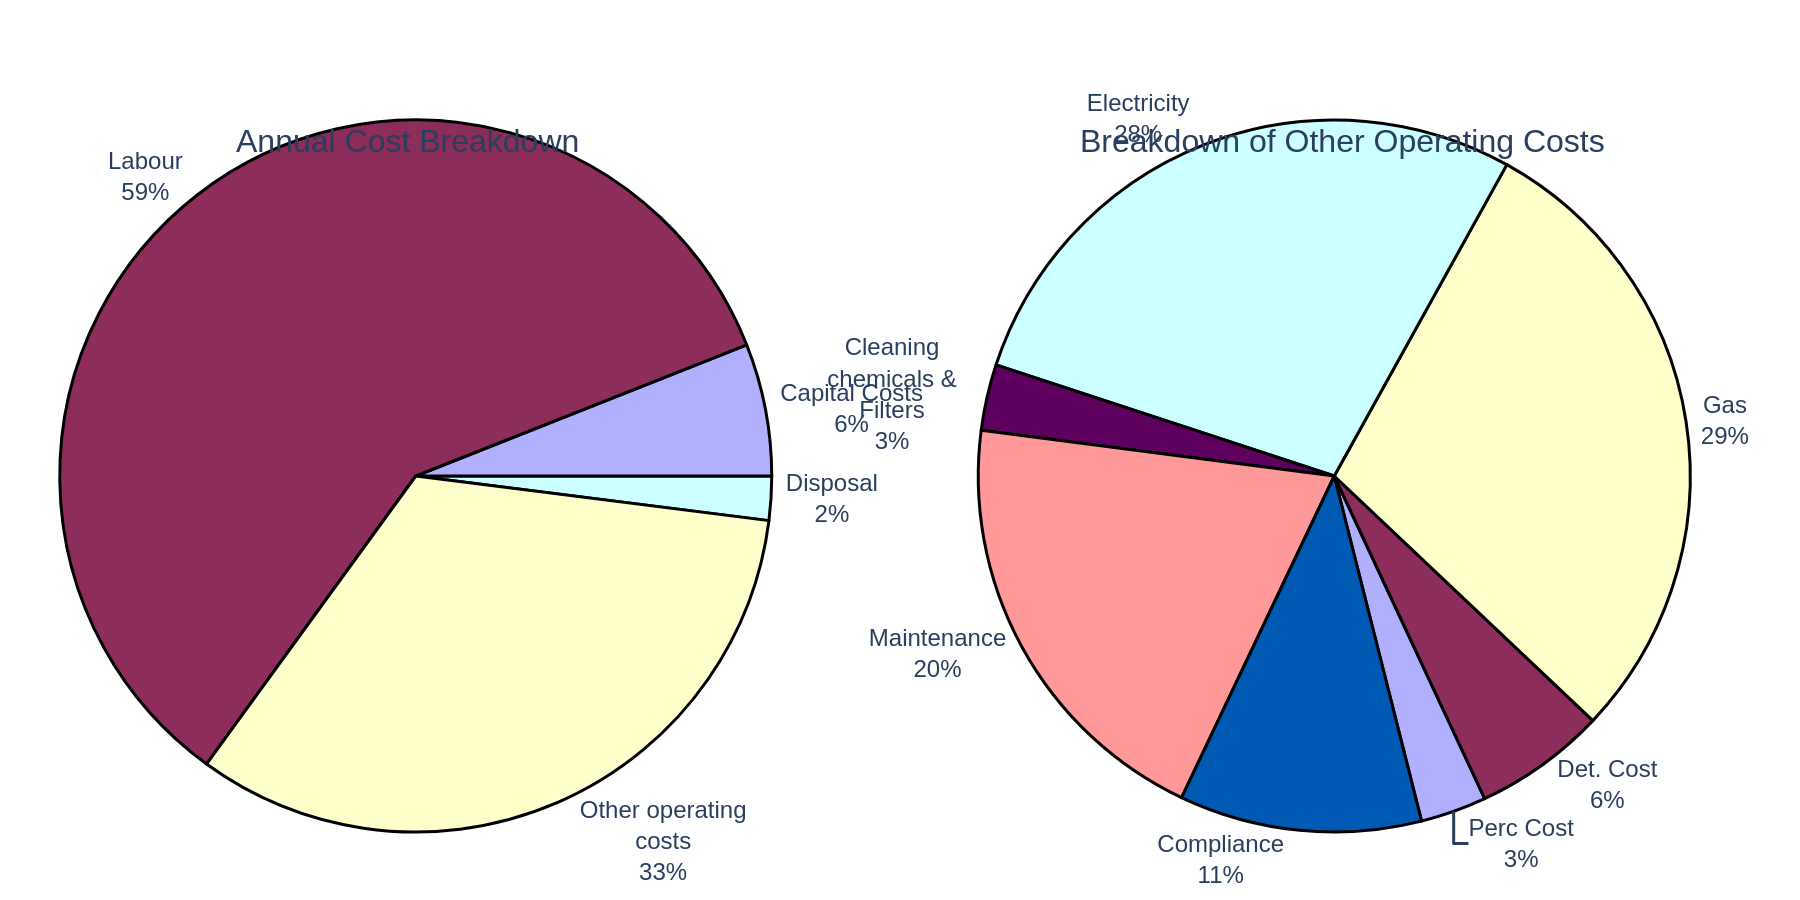

Reproduce this figure in Python.
import sys
import json
import pathlib
import plotly.graph_objects as go
from plotly.subplots import make_subplots

if len(sys.argv) != 2:
    print("Usage: python script.py <path_to_json_file>")
    sys.exit(1)

json_path = sys.argv[1]
if not pathlib.Path(json_path).is_file():
    print(f"Error: JSON file not found at {json_path}")
    sys.exit(1)

with open(json_path, 'r', encoding='utf-8') as f:
    config = json.load(f)

chart_data = config["chart_data"]
texts = config["texts"]
colors = config["colors"]

fig = make_subplots(rows=1, cols=2, specs=[[{'type': 'domain'}, {'type': 'domain'}]])

# First pie chart
fig.add_trace(go.Pie(
    labels=chart_data[0]['labels'],
    values=chart_data[0]['values'],
    marker_colors=colors[0],
    name=texts['title_1'],
    rotation=90
), 1, 1)

# Second pie chart
fig.add_trace(go.Pie(
    labels=chart_data[1]['labels'],
    values=chart_data[1]['values'],
    marker_colors=colors[1],
    name=texts['title_2'],
    rotation=155
), 1, 2)

fig.update_traces(
    textposition='outside',
    texttemplate='%{label}<br>%{value}%',
    hoverinfo='label+percent',
    hole=0,
    marker_line=dict(color='black', width=1.5),
    showlegend=False,
    textfont=dict(size=12, family="Arial"),
    sort=False
)

fig.update_layout(
    font_family="Arial",
    annotations=[
        dict(text=texts['title_1'], x=0.22, y=1.0, font_size=16, showarrow=False, xanchor='center'),
        dict(text=texts['title_2'], x=0.78, y=1.0, font_size=16, showarrow=False, xanchor='center')
    ],
    margin=dict(t=60, b=20, l=20, r=20),
    paper_bgcolor='white'
)

output_filename_base = pathlib.Path(json_path).stem
fig.write_image(f"{output_filename_base}.png", scale=2, width=900, height=450)

print(f"Chart saved to {output_filename_base}.png")
